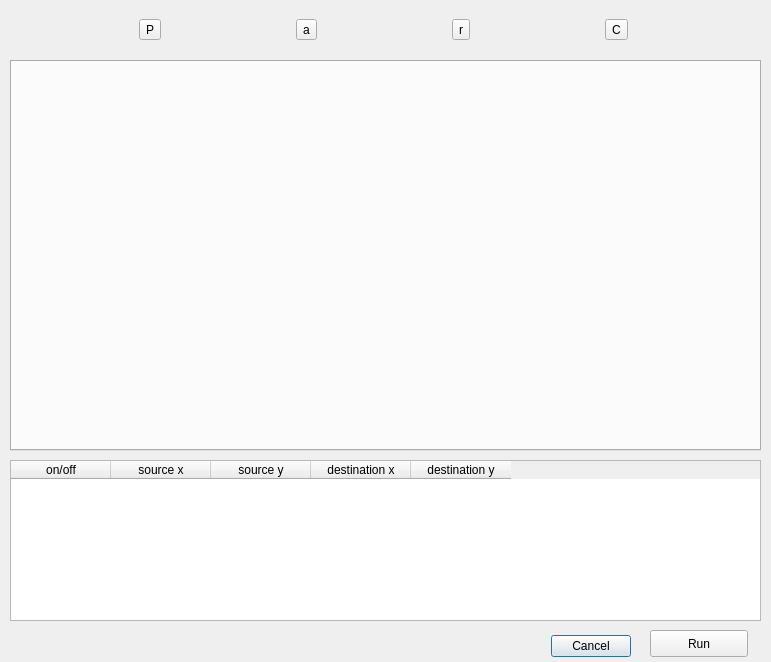
<?xml version="1.0" encoding="UTF-8"?>
<ui version="4.0">
 <class>SpatialAdjustmentDialogBase</class>
 <widget class="QDialog" name="SpatialAdjustmentDialogBase">
  <property name="geometry">
   <rect>
    <x>0</x>
    <y>0</y>
    <width>771</width>
    <height>662</height>
   </rect>
  </property>
  <property name="windowTitle">
   <string>Spatial Adjustment</string>
  </property>
  <widget class="QDialogButtonBox" name="button_box">
   <property name="geometry">
    <rect>
     <x>290</x>
     <y>630</y>
     <width>341</width>
     <height>32</height>
    </rect>
   </property>
   <property name="orientation">
    <enum>Qt::Horizontal</enum>
   </property>
   <property name="standardButtons">
    <set>QDialogButtonBox::Cancel</set>
   </property>
  </widget>
  <widget class="QTabWidget" name="tabWidget">
   <property name="geometry">
    <rect>
     <x>10</x>
     <y>60</y>
     <width>751</width>
     <height>391</height>
    </rect>
   </property>
   <property name="currentIndex">
    <number>-1</number>
   </property>
  </widget>
  <widget class="QTableWidget" name="tableWidget">
   <property name="geometry">
    <rect>
     <x>10</x>
     <y>460</y>
     <width>751</width>
     <height>161</height>
    </rect>
   </property>
   <column>
    <property name="text">
     <string>on/off</string>
    </property>
   </column>
   <column>
    <property name="text">
     <string>source x</string>
    </property>
   </column>
   <column>
    <property name="text">
     <string>source y</string>
    </property>
   </column>
   <column>
    <property name="text">
     <string>destination x</string>
    </property>
   </column>
   <column>
    <property name="text">
     <string>destination y</string>
    </property>
   </column>
  </widget>
  <widget class="QWidget" name="horizontalLayoutWidget">
   <property name="geometry">
    <rect>
     <x>10</x>
     <y>9</y>
     <width>751</width>
     <height>41</height>
    </rect>
   </property>
   <layout class="QHBoxLayout" name="horizontalLayout">
    <item>
     <widget class="QToolButton" name="addGCPBtn">
      <property name="text">
       <string>P</string>
      </property>
     </widget>
    </item>
    <item>
     <widget class="QToolButton" name="loadLayerBtn">
      <property name="text">
       <string>a</string>
      </property>
     </widget>
    </item>
    <item>
     <widget class="QToolButton" name="removeLayerBtn">
      <property name="text">
       <string>r</string>
      </property>
     </widget>
    </item>
    <item>
     <widget class="QToolButton" name="cleanSelBtn">
      <property name="text">
       <string>C</string>
      </property>
     </widget>
    </item>
   </layout>
  </widget>
  <widget class="QPushButton" name="run">
   <property name="geometry">
    <rect>
     <x>650</x>
     <y>630</y>
     <width>98</width>
     <height>27</height>
    </rect>
   </property>
   <property name="text">
    <string>Run</string>
   </property>
  </widget>
 </widget>
 <resources/>
 <connections>
  <connection>
   <sender>button_box</sender>
   <signal>accepted()</signal>
   <receiver>SpatialAdjustmentDialogBase</receiver>
   <slot>accept()</slot>
   <hints>
    <hint type="sourcelabel">
     <x>20</x>
     <y>20</y>
    </hint>
    <hint type="destinationlabel">
     <x>20</x>
     <y>20</y>
    </hint>
   </hints>
  </connection>
  <connection>
   <sender>button_box</sender>
   <signal>rejected()</signal>
   <receiver>SpatialAdjustmentDialogBase</receiver>
   <slot>reject()</slot>
   <hints>
    <hint type="sourcelabel">
     <x>20</x>
     <y>20</y>
    </hint>
    <hint type="destinationlabel">
     <x>20</x>
     <y>20</y>
    </hint>
   </hints>
  </connection>
 </connections>
</ui>
